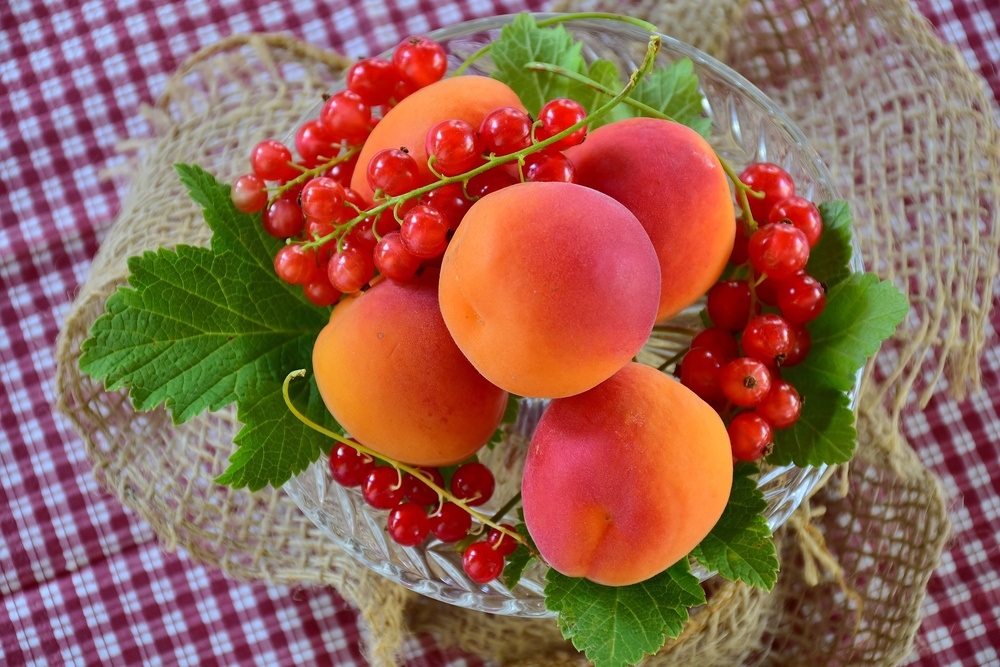
%> input picture apricots-2444808_1920.jpg, 1000 x 667 px, shrunk from 1920 x 1280 before the run
$ octave HarrisDetector.m   (GNU Octave 9; MATLAB toolbox functions it lacks are replaced by stand-ins)
%> lines starting %> are read from the running program, lines starting %| are printed output that depends on the picture
img = imread('apricots-2444808_1920.jpg');
%> img is the input picture: size 667x1000x3 uint8; mean R, G, B 148.8, 101.1, 83.7
grayImg = rgb2gray(img);
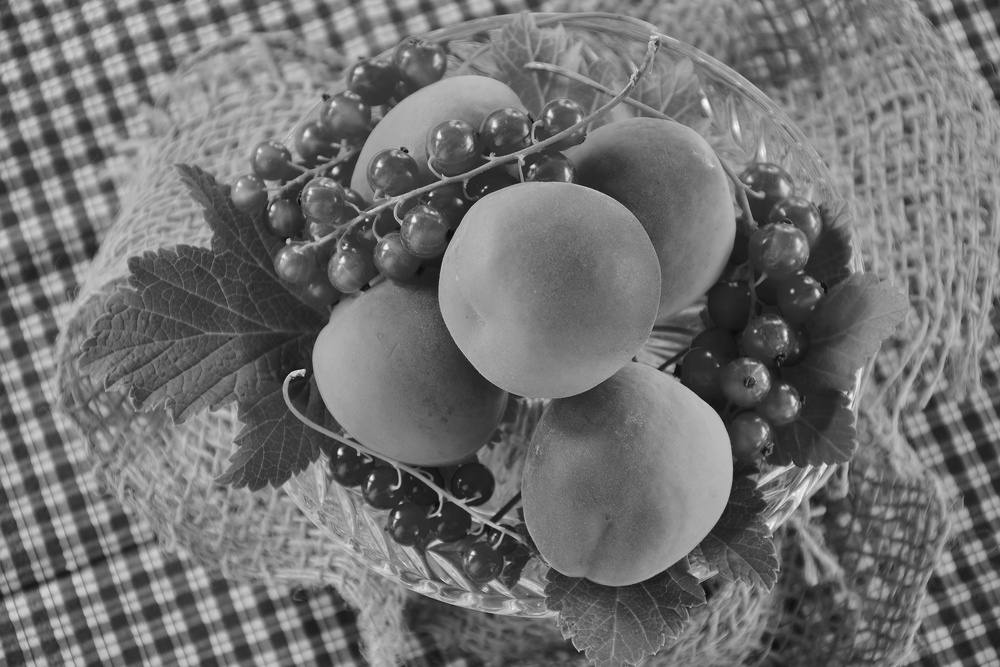
%> grayImg: size 667x1000 uint8; min 7, max 248, mean 113.4
corners = detectHarrisFeatures(grayImg);  % Corrected function name
%> corners = 642 points; strongest (x, y): (367, 221), (431, 196), (486, 188), (441, 516), (305, 370)

subplot(2,2,1), imshow(img), title('Original Image');

subplot(2,2,2), imshow(img);
hold on;  % Fixed typo: 'holdon' → 'hold on'
plot(corners.selectStrongest(50));  % Plot strongest 50 corners
title('Harris Corners');
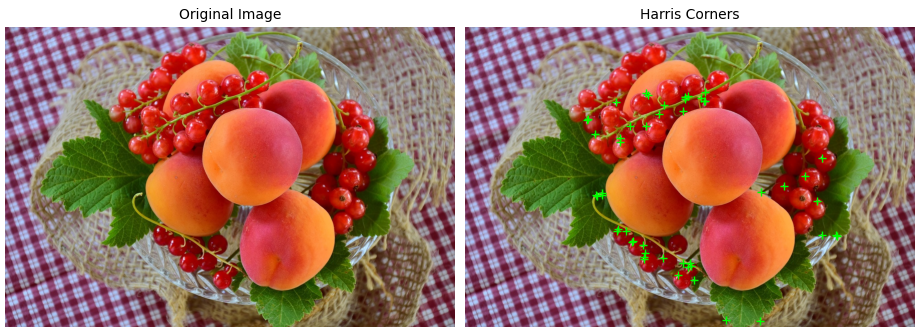
%> figure redrawn from the program's plot data, 2 panels

$ run again, with apricots-2523272_1920.jpg copied over apricots-2444808_1920.jpg
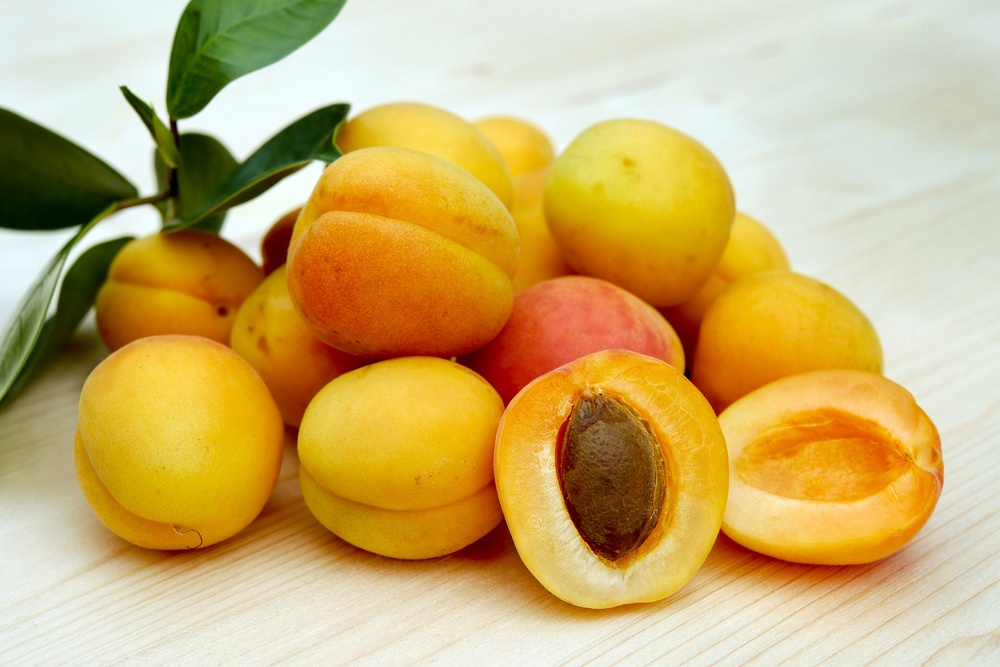
%> input picture apricots-2523272_1920.jpg, 1000 x 667 px, shrunk from 1920 x 1280 before the run
%> img is the input picture: size 667x1000x3 uint8; mean R, G, B 203.8, 175.3, 110.7
%> `grayImg = rgb2gray(img);`:
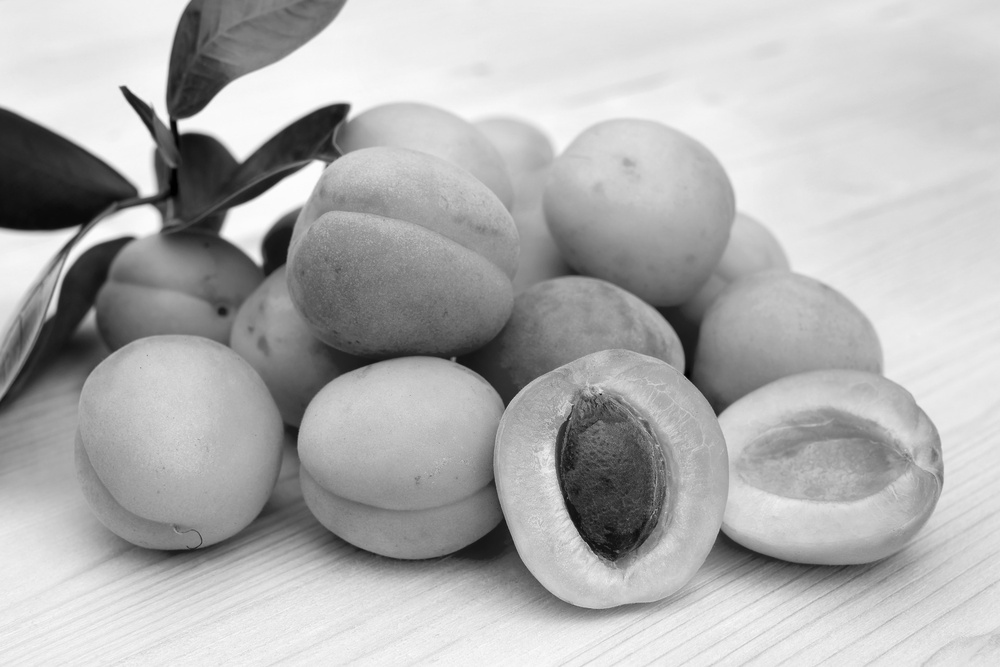
%> grayImg: size 667x1000 uint8; min 0, max 254, mean 176.4
%> corners = 154 points; strongest (x, y): (601, 394), (121, 88), (718, 416), (685, 375), (573, 406)
%> `title('Harris Corners');`:
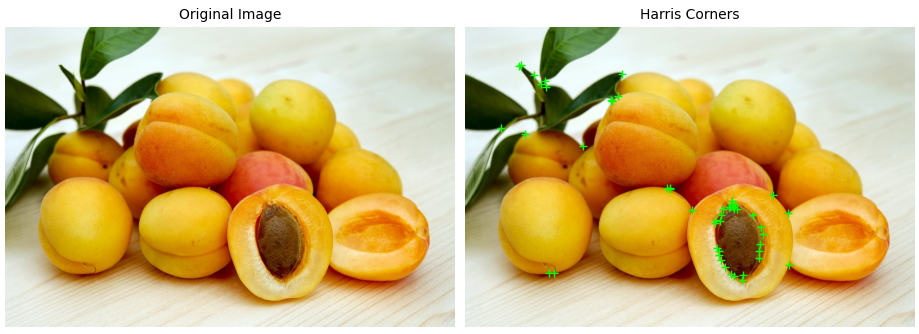
%> figure redrawn from the program's plot data, 2 panels

$ run again, with images(7).jpg copied over apricots-2444808_1920.jpg
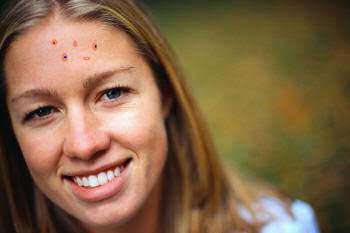
%> input picture images(7).jpg, 350 x 233 px
%> img is the input picture: size 233x350x3 uint8; mean R, G, B 129.4, 101.2, 70.5
%> `grayImg = rgb2gray(img);`:
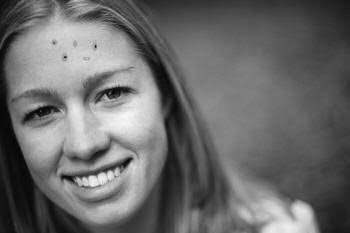
%> grayImg: size 233x350 uint8; min 1, max 247, mean 106.1
%> corners = 61 points; strongest (x, y): (96, 47), (66, 58), (106, 96), (97, 176), (107, 173)
%> `title('Harris Corners');`:
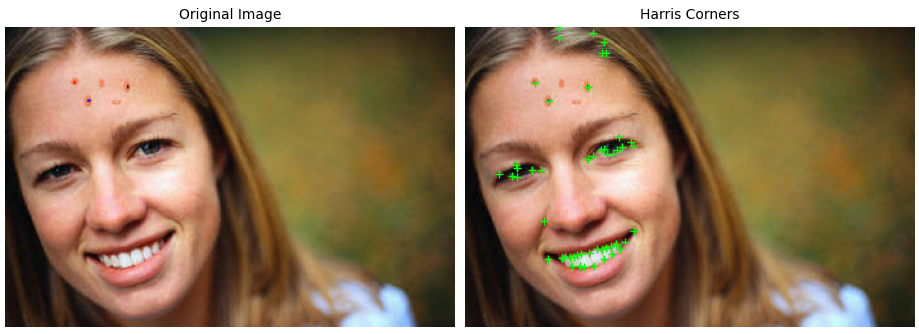
%> figure redrawn from the program's plot data, 2 panels
